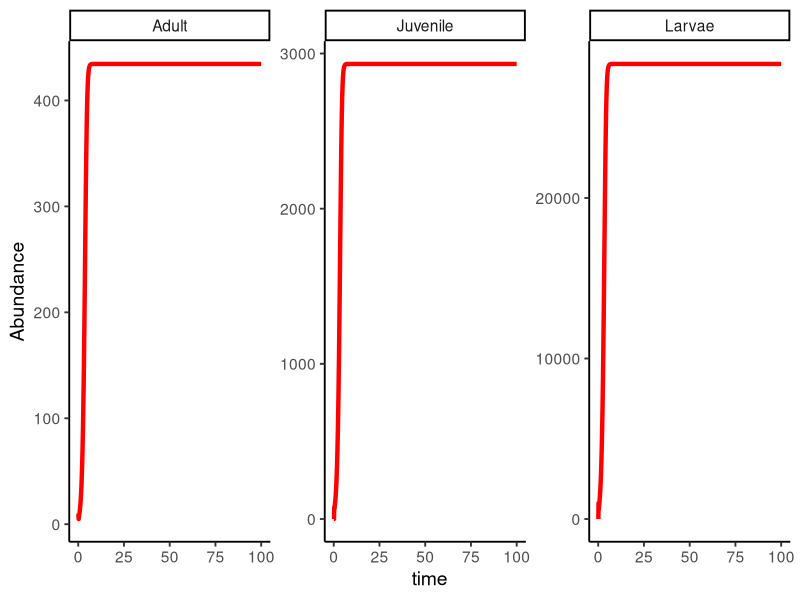
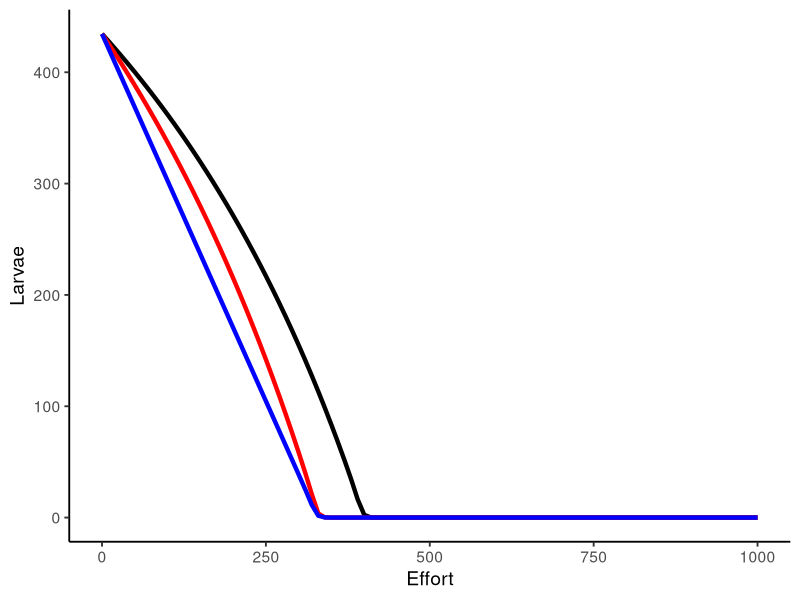

Generate these figures, in order, with R:
## ---- chunk 1
knitr::opts_chunk$set(echo = TRUE)
## ---- chunk 2
dt   <- 1        # time-step: 1 month
nT   <- 1200      # 1200 months, or 100 years

p_LJ = 1/3       # transition probability from larvae to juvenile
p_JA = 1/9       # transition probability from juvenile to adult
S_L = 0.2        # survival of larvae
S_J = 0.4        # survival of juveniles
S_A = 0.7        # survival of adults
E_max = 100      # maximum number of eggs laid and surviving to larvae
A_max = 1000     # adult abundance in which larvae survival drops to zero
q = 0.001        # catchability of trap gear (proportion removed per unit effort)
## ---- chunk 3
require( ggplot2 )

"Simulate_Stage" <- function( EL=0, EJ=0, EA=0 ){
  Lt <- vector()
  Jt <- vector()
  At <- vector()
  
  Lt[1] <- 0
  Jt[1] <- 0
  At[1] <- 10
  
  S_L <- S_L * (1-EL*q)
  S_J <- S_J * (1-EJ*q)
  S_A <- S_A * (1-EA*q)
  
  for( t in 2:nT ){
    Lt[t] <- At[t-1]*E_max*(1-At[t-1]/A_max) + Lt[t-1] * S_L * (1-p_LJ)
    Jt[t] <- Lt[t-1] * S_L * p_LJ + Jt[t-1] * S_J * ( 1-p_JA )
    At[t] <- Jt[t-1] * S_J * p_JA + At[t-1] * S_A
  }
  
  out <- list()
  out$Lt = Lt
  out$Jt = Jt
  out$At = At
  return(out)
}

sim <- Simulate_Stage()
dat <- data.frame(
  time=(1:nT)/12,
  stage=c(rep("Larvae",nT), rep("Juvenile",nT), rep("Adult",nT)),
  Abundance=c(sim$Lt,sim$Jt,sim$At)
)

ggplot( data=dat, aes( x=time, y=Abundance, group=stage )) +
  geom_line( linewidth=1.5, colour="red" ) +
  facet_wrap( ~ stage, scales="free_y" ) + 
  theme_classic( base_size=14) 
## ---- chunk 4
sim_L <- sim_J <- sim_A <- vector()
E <- seq( 0, 1000, length=101 )
for( i in 1:101 ){
  sim_L[i] <- Simulate_Stage(EL=E[i])$At[nT]
  sim_J[i] <- Simulate_Stage(EJ=E[i])$At[nT]
  sim_A[i] <- Simulate_Stage(EA=E[i])$At[nT]
} # i

depleteDF <- data.frame(
  Effort = E, 
  Larvae = sim_L, 
  Juveniles = sim_J, 
  Adults = sim_A
)

ggplot( data=depleteDF, mapping=aes( x=Effort )) +
  geom_line( aes( y=Larvae ), colour="black", linewidth=1.5 ) +
  geom_line( aes( y=Juveniles ), colour="red", linewidth=1.5 ) +
  geom_line( aes( y=Adults ), colour="blue", linewidth=1.5 ) + 
  theme_classic( base_size=14 )
  

